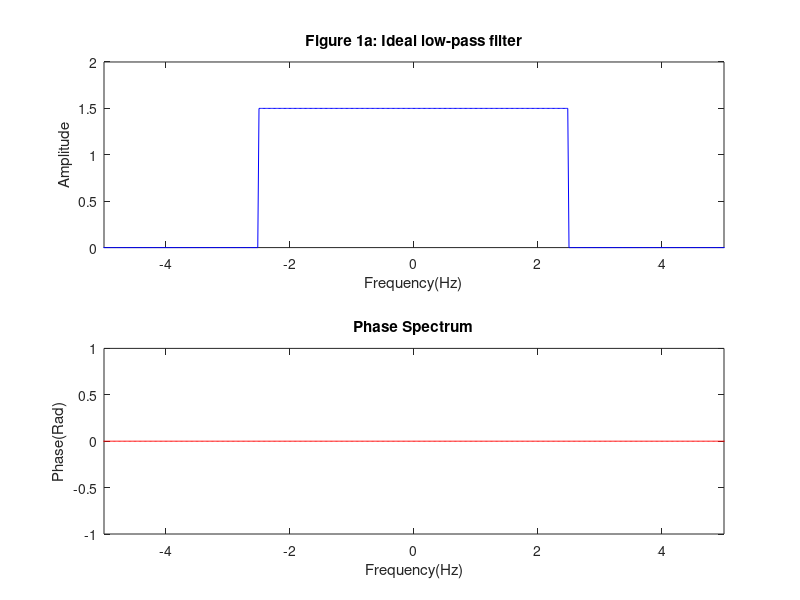
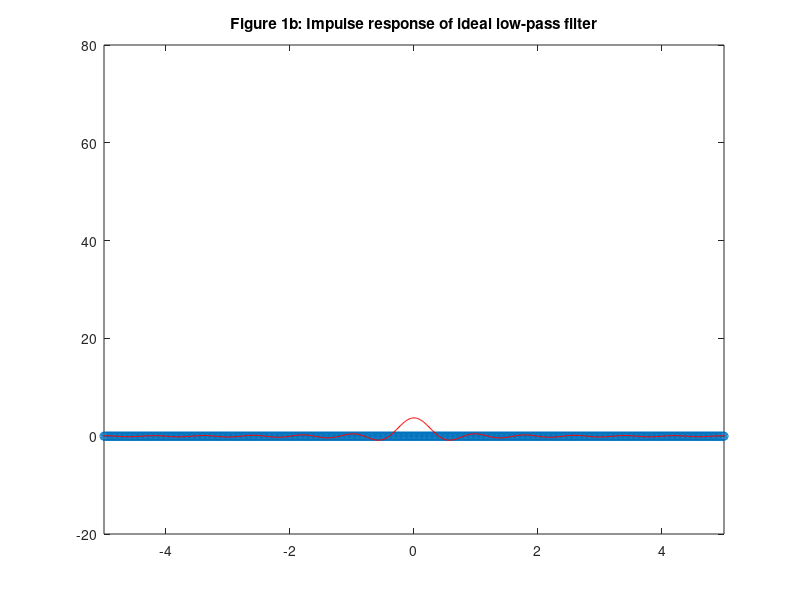
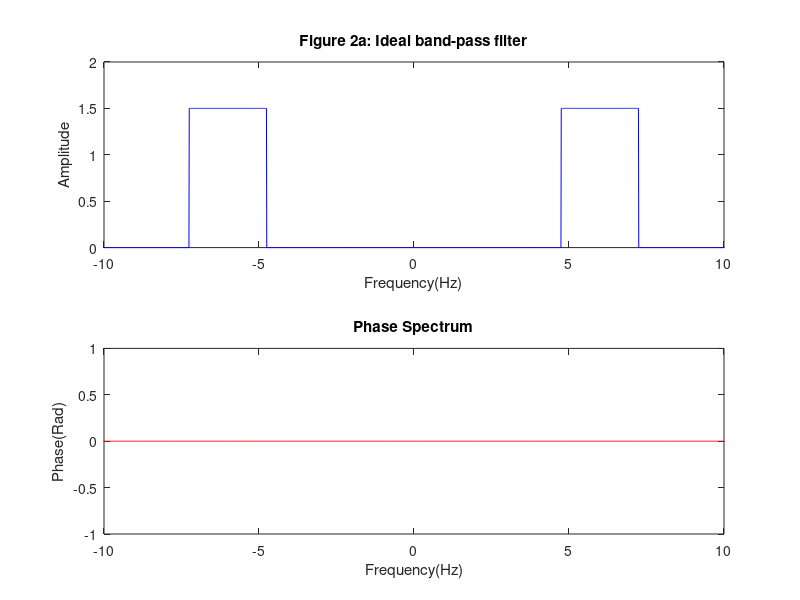
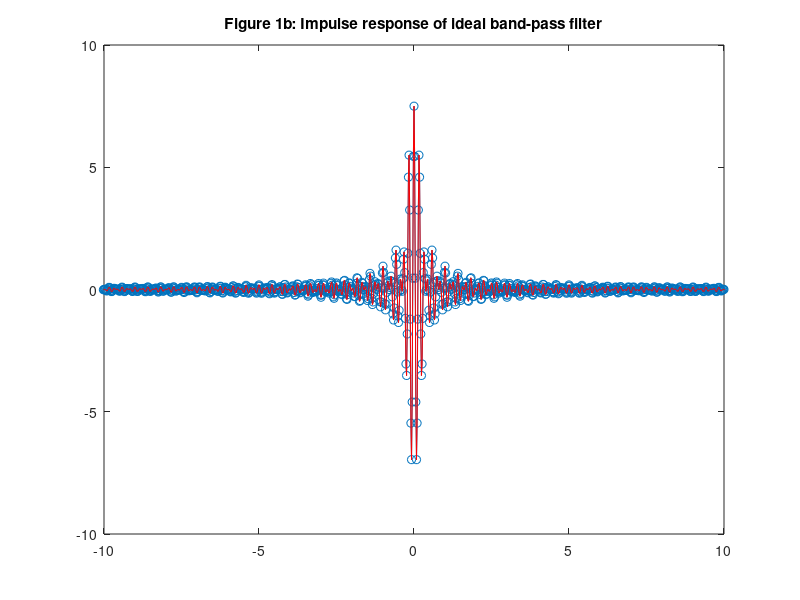

Recreate these plots in MATLAB, in order. (Note: this script raises an error after producing the figures.)
%***********************
%James Anderson
%Lab 9 Section E
%***********************
%---------------------------------------------------------------
%Lab 9 Procedure Part 1
%---------------------------------------------------------------

%a)
K = 1.5;
BW = 1.25;
t0 = 0;

Fs = 50.0;
T = 1/Fs;
df = .01;

f = -Fs/2:df:Fs/2;
t = (-.5/df) : T : (.5/df);

H_lpf = K*( (0 <= f + BW) - ( 0 <= f - BW)) .* exp(1i*2*pi*f*t0);

figure(1)
subplot(2,1,1);
plot(t, abs(H_lpf), 'b');
xlim([-5,5])
title('Figure 1a: Ideal low-pass filter');
xlabel('Frequency(Hz)');
ylabel('Amplitude');

subplot(2,1,2);
plot(t, angle(H_lpf), 'r');
xlim([-5,5])
title('Phase Spectrum');
xlabel('Frequency(Hz)');
ylabel('Phase(Rad)');

%b)

h_t1 = Fs*fftshift( H_lpf);

h_t2 = 2*BW*K*sinc(2*BW*(t-t0));

figure(2)
plot(t, h_t1, '-o',t,h_t2,'r');
title('Figure 1b: Impulse response of ideal low-pass filter');
xlim([-5,5])


%---------------------------------------------------------------
%Lab 9 Procedure Part 2
%---------------------------------------------------------------

%a)
K = 1.5;
BW = 2.5;
f0 = 6;
t0 = 0;

Fs = 50.0;
T= 1/Fs;
df = .01;

f = -Fs/2:df:Fs/2;
t = (-.5/df) : T : (.5/df);

x = exp(-pi*t.^2);

H_bp = K*(rectpuls((f+f0)/BW)+ rectpuls((f-f0)/BW)) ...
          .*exp(1i*2*pi*f*t0);
      
figure(3)
subplot(2,1,1);
plot(f, abs(H_bp), 'b');
xlim([-10,10])
title('Figure 2a: Ideal band-pass filter');
xlabel('Frequency(Hz)');
ylabel('Amplitude');

subplot(2,1,2);
plot(t, angle(H_bp), 'r');
xlim([-10,10])
title('Phase Spectrum');
xlabel('Frequency(Hz)');
ylabel('Phase(Rad)');

%b)

H_bp = ifftshift( H_bp);

h_t1 = Fs*fftshift( ifft(H_bp));

h_t2 = 2*BW*K*sinc(BW*(t-t0)).*cos(2*pi*f0*(t-t0));

figure(4)
plot(t, h_t1, '-o',t,h_t2,'r');
title('Figure 1b: Impulse response of ideal band-pass filter');
xlim([-10,10])


%---------------------------------------------------------------
%Lab 9 Procedure Part 3
%---------------------------------------------------------------

%a)

load hum3hb.mat

Fs = 1/T;

t = 0:T:length(hb)*T-T;
f = -Fs/2:Fs/length(t):Fs/2-Fs/length(t);

Hb = T*fftshift(fft(hb));

figure(5)
subplot(2,1,1);
plot(f, abs(Hb), 'b');
xlim([-10,10])
title('Figure 3a: Power supply hum');
xlabel('Frequency(Hz)');
ylabel('Amplitude');

subplot(2,1,2);
plot(t, angle(Hb), 'r');
title('Phase Spectrum');
xlabel('Frequency(Hz)');
ylabel('Phase(Rad)');

%b)

H_br = 1 - rectpuls((f+60)/10) - rectpuls((f-60)/10);

Y_br = H_br.*Hb;

hb_br = Fs*( ifft( ifftshift(Y_br) ) );

figure(6)
subplot(3,1,1);
plot(t, hb_br, 'b');
title('Figure 3b: Removing the power supply hum');
xlabel('Time');
ylabel('Amplitude');

subplot(3,1,2);
plot(t, hb, 'r');
title('Filter');
xlabel('Time');
ylabel('Amplitude');

subplot(3,1,3);
plot(f, abs(Y_br), 'r');
title('Output');
xlabel('Frequency(Hz)');
ylabel('Amplitude');

%c)

X_hum = Y_br - Hb;

figure(7)
plot(f, abs(X_hum), 'b');
title('Figure 3c: Removed signal');
xlabel('Frequency(Hz)');
ylabel('Amplitude');


%d)

H_lpf = (0 <= f+55) - (0 <= f - 55);

%convlove with low pass filter
Y_lp=H_lpf.*Y_br;

%return to time domain
hb_lp = Fs*ifft( ifftshift(Y_lp));

figure(8)
subplot(2,1,1);
plot(t, hb_lp, 'b');
title('Figure 3d: Low pass filter');
xlabel('Time');
ylabel('Amplitude');

subplot(2,1,2);
plot(f, abs(Y_lp), 'r');
title('Output signal');
xlabel('Time');
ylabel('Amplitude');

%e)

X_noise = Y_lp - Y_br;

%to the time domain batman
noise = Fs*ifft( ifftshift(X_noise));

figure(9)
subplot(2,1,1);
plot(t, noise, 'b');
title('Figure 3e: Noise removed');
xlabel('Time');
ylabel('Amplitude');

subplot(2,1,2);
plot(f, X_noise, 'b');
title('Frequency');
xlabel('Frequency');
ylabel('Amplitude');

